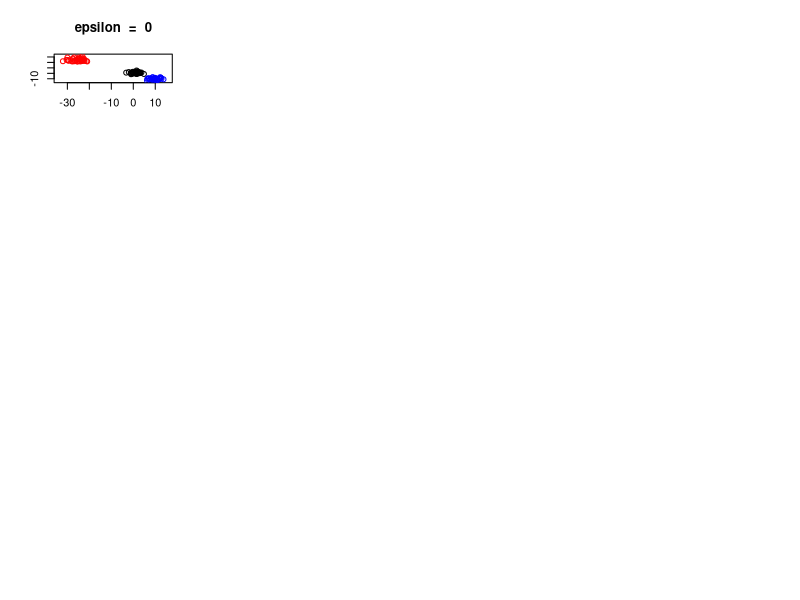

Write R code to recreate this figure. (Note: this script raises an error after producing the figure.)

### Simulation 2: Increasing, but identical and diagonal errors
library(MASS)
library(gdata)
library(mclust)

# set sample size
nvec = c(3,3,4) * 10
n = sum(nvec)
p = 2


mu1 = c(1,1)
mu2 = c(10,-10)
mu3 = c(-25,25)


# set error value here:
eps = c(0, 5, 10, 20, 30, 40, 50, 60, 70, 80, 90, 100, 150, 200, 250, 300)

# set error matrix:
err = array(0, dim=c(p, p, length(eps)))
for(i in 1:length(eps)){
  diag(err[,,i]) = eps[i]
}

err.array = array(0, dim=c(p,p,n,length(eps)))
for(i in 1:length(eps)){  
  for(j in 1:n){
    err.array[,,j,i] = err[,,i]
  } 
}


# true membership matrix:
temp = c(rep(c(1,0,0),nvec[1]),rep(c(0,1,0),nvec[2]),rep(c(0,0,1),nvec[3]))
z.ini = z.true = matrix(temp, nrow=n, byrow=TRUE)


my.mcr = mc.mcr = rep(0,length(eps))
my.time = mc.time = list()


par(mfrow=c(4,4))
for(i in 1:length(eps)){
  # define cov matrices
  sigma1 = matrix(c(3,0,0,3),nrow=2)
  sigma2 = matrix(c(5,0,0,5),nrow=2)
  sigma3 = matrix(c(7,0,0,7),nrow=2)
  
  # sample from dist:
  set.seed(0)
  s1 = mvrnorm(nvec[1], mu1, (sigma1+err[,,i]))
  s2 = mvrnorm(nvec[2], mu2, (sigma2+err[,,i]))
  s3 = mvrnorm(nvec[3], mu3, (sigma3+err[,,i]))
  
  samp = rbind(s1,s2,s3)
  
  x1 = min(samp[,1])-2
  x2 = max(samp[,1])+2
  y1 = min(samp[,2])-2
  y2 = max(samp[,2])+2
  
  plot(s1,xlim=c(x1,x2),ylim=c(y1,y2),main = paste(expression(epsilon), " = ", eps[i]),xlab="",ylab="")
  points(s2, col="blue")
  points(s3, col="red")  
  
  tmp = proc.time()
  my.class = ME.VVV.err(samp, z.ini, err.array[,,,i])$z
  my.mcr[i] = MCR(my.class, z.true)
  my.time[[i]] = proc.time() - tmp
  
  tmp = proc.time()
  mc.class = meVVV(samp,z.ini)$z
  mc.mcr[i] = MCR(mc.class, z.true)
  mc.time[[i]] = proc.time() - tmp
  
}
par(mfrow=c(1,1))

save(my.mcr, mc.mcr, my.time, mc.time, file="sim2_result.RData")
